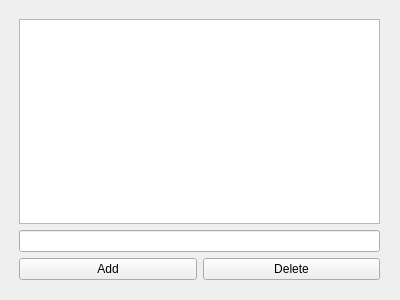
<?xml version="1.0" encoding="UTF-8"?>
<ui version="4.0">
 <class>ObjectName</class>
 <widget class="QWidget" name="ObjectName">
  <property name="geometry">
   <rect>
    <x>0</x>
    <y>0</y>
    <width>400</width>
    <height>300</height>
   </rect>
  </property>
  <property name="windowTitle">
   <string>Form</string>
  </property>
  <widget class="QWidget" name="verticalLayoutWidget">
   <property name="geometry">
    <rect>
     <x>19</x>
     <y>19</y>
     <width>361</width>
     <height>261</height>
    </rect>
   </property>
   <layout class="QVBoxLayout" name="verticalLayout">
    <item>
     <widget class="QListView" name="listView"/>
    </item>
    <item>
     <widget class="QLineEdit" name="text_name"/>
    </item>
    <item>
     <layout class="QHBoxLayout" name="horizontalLayout">
      <item>
       <widget class="QPushButton" name="button_add">
        <property name="text">
         <string>Add</string>
        </property>
       </widget>
      </item>
      <item>
       <widget class="QPushButton" name="button_delete">
        <property name="text">
         <string>Delete</string>
        </property>
       </widget>
      </item>
     </layout>
    </item>
   </layout>
  </widget>
 </widget>
 <resources/>
 <connections/>
</ui>
